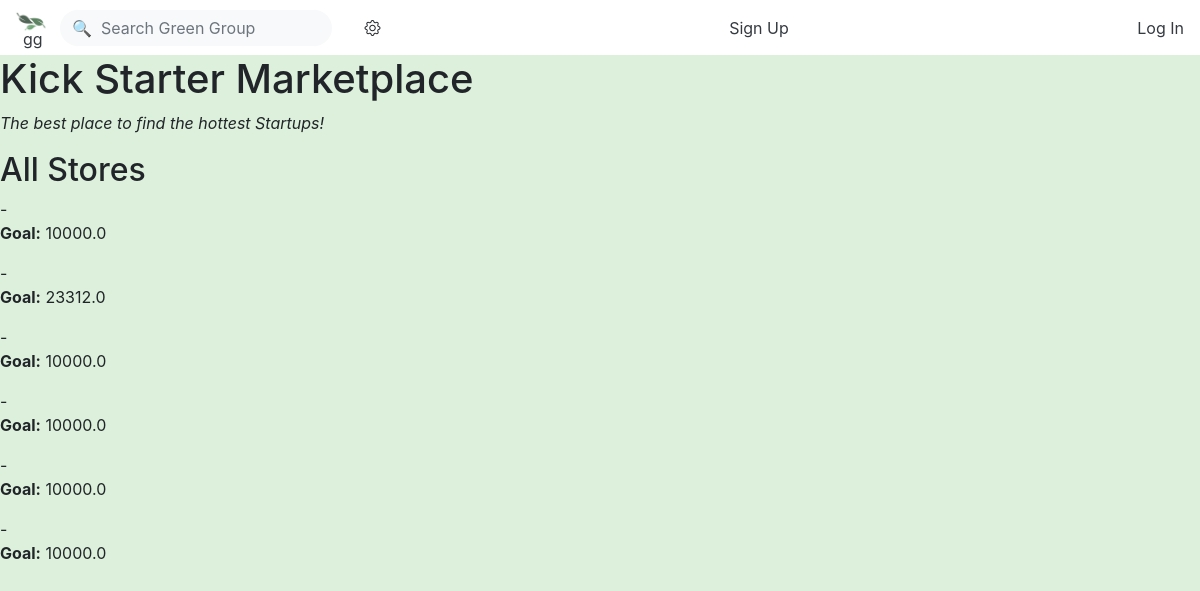
The app's page /kickstarter, older data.
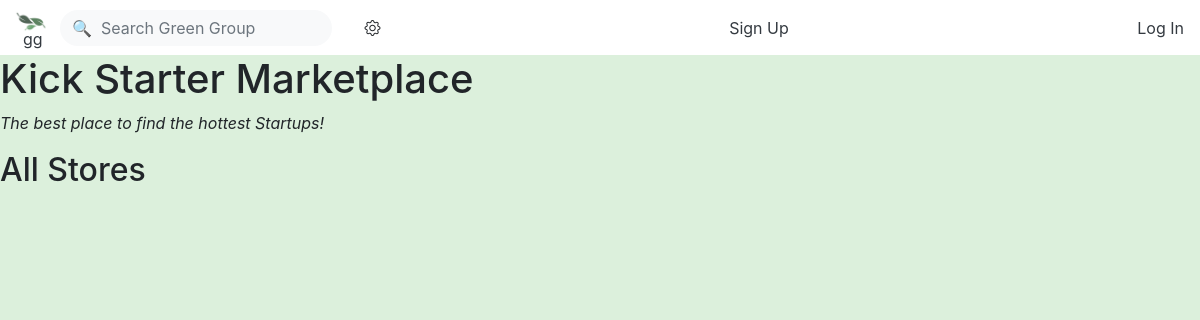
The same page, newer data.
### environmental_app/models.py (models this page shows)
class Kickstarter(db_sql.Model):
    id = db_sql.Column(db_sql.Integer, primary_key=True)
    title = db_sql.Column(db_sql.String(80), nullable=False)
    photo_url = db_sql.Column(URLType)
    video_url = db_sql.Column(URLType)
    created_by_id = db_sql.Column(db_sql.Integer, db_sql.ForeignKey('user.id'))
    created_by = db_sql.relationship('User')
    end_date = db_sql.Column(db_sql.String(80), nullable=False)
    money_goal = db_sql.Column(db_sql.Float(precision=2), nullable=False)
    description = db_sql.Column(db_sql.String(), nullable=False)

### environmental_app/routes.py (the view)
@main.route('/kickstarter')
def kick_list():
    startups = Kickstarter.query.all()
    return render_template('startup_list.html', startups=startups )

### environmental_app/templates/startup_list.html
{% extends 'base.html' %}
{% block content %}
<h1>Kick Starter Marketplace</h1>
<p><em>The best place to find the hottest Startups!</em></p>
<h2>All Stores</h2>
{% for startup in startups %}
<div class="startup">
    <a href="/startup/{{ startup.id }}">{{ startup.name }}</a> -
    <p><strong>Goal:</strong> {{ startup.money_goal }}</p>
</div>
{% endfor %}
{% endblock %}

### environmental_app/templates/base.html (shortened to what this page needs)
<!DOCTYPE html>
<html lang="en">
<head>
    <link rel="stylesheet" href="https://maxcdn.bootstrapcdn.com/bootstrap/4.0.0/css/bootstrap.min.css">
    <link rel="stylesheet" href="https://cdn.jsdelivr.net/npm/bootstrap-icons@1.3.0/font/bootstrap-icons.css">
    <link rel="stylesheet" href="static/style.css">
</head>
<body style="background-color: rgb(220, 240, 220);">
    <header style="background-color: white;">
        <nav class="navbar navbar-light justify-content-between" style="height: 55px;">
            <a href="/">
              <ul class="navbar-nav mr-auto">
                  <li class="nav-item">
                        <img style="position:absolute;left:14px;top:10px" src="../static/img/gg-logo.png" alt="GG logo" width="35px" />
                  </li>
                  <li class="nav-item">
                      <span class="text-dark" style="position:absolute;left:23px;top:27px">gg</span>
                  </li>
              </ul>
            </a>
            <form class="form-inline" style="position:absolute;left:60px;">
                <input class="form-control mr-sm-2 bg-light border-0" style="border-radius: 25px;" type="search" placeholder="&#128269;  Search Green Group" aria-label="Search">
            </form>
                    <a >
                        <i class="bi bi-gear"></i>
                    </a>
                    {% if current_user.is_authenticated %}
                        <a class="text-dark nav-link dropdown-toggle p-0 m-2" href="/profile" id="navbarDropdown" role="button" data-toggle="dropdown" aria-haspopup="true" aria-expanded="false">
                            Profile
                        </a>
                        <div class="dropdown-menu" aria-labelledby="navbarDropdown">
                            <a class="text-dark" href="/logout">Log Out</a>
                        </div>
                    {% else %}
                        <a class="text-dark" href="/signup">Sign Up</a>
                        <a class="text-dark" href="login">Log In</a>
                    {% endif %}
        </nav>
    </header>
    {% block content %}{% endblock %}
</body>
</html>

Row changes from the older to the newer data that the page shows:
removed Kickstarter: money_goal "10000.0"
removed Kickstarter: money_goal "23312.0"
removed Kickstarter: money_goal "10000.0"
removed Kickstarter: money_goal "10000.0"
removed Kickstarter: money_goal "10000.0"
removed Kickstarter: money_goal "10000.0"
